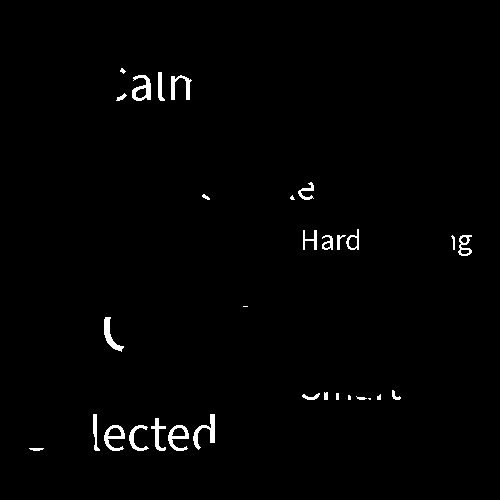
Frame 1 (no input)
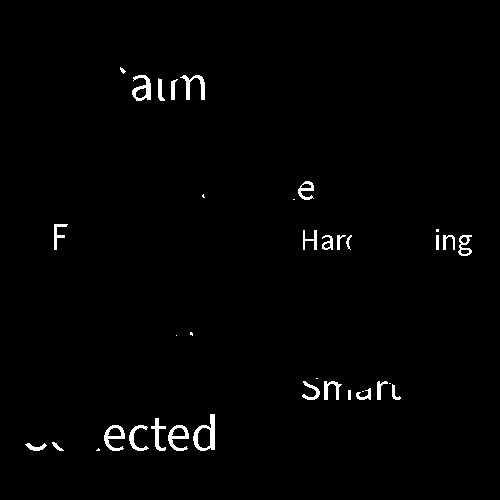
Frame 60 (the mouse pressed at the canvas centre just before this capture)
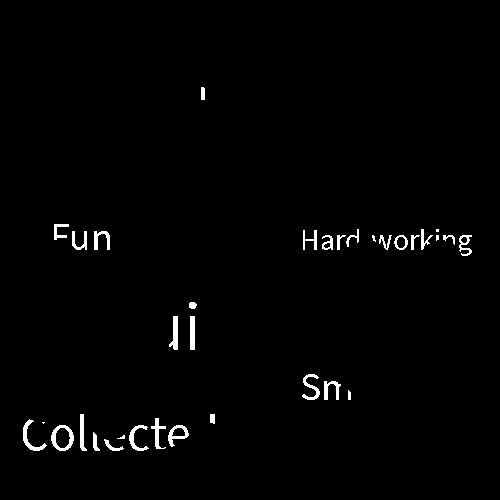
Frame 120 (the mouse held since frame 60 and released just before this capture)

The Processing sketch that drew these frames (run headless with seeded random() and noise(); from frame 60 on, the mouse is pressed at the canvas centre):

// Processing sketch: processing_78015
// ── processing_78015.pde

/* OpenProcessing Tweak of *@*http://www.openprocessing.org/sketch/7634*@* */
/* OpenProcessing Tweak of *@*http://www.openprocessing.org/sketch/30730*@* */
int alphavalue;
int starttime;
int delaytime = 9255;
int curtime;
boolean simpletext;

float count_up;
float count_down;
float calc_alpha;

PImage ballImg;
Ball balls[];
int attractors[][];
boolean applyFilter;

void setup() {
  size(500, 500);
  noSmooth();
  frameRate(10);
  imageMode(CENTER);
  background(0);
  simpletext=true;
  applyFilter = true;

  ballImg = createAlphaBall(50);
  balls = new Ball[40];
  for (int i=0; i<balls.length; i++)
    balls[i] = new Ball();

  createAttractors();
}

void createAttractors() {
  attractors = new int[3][3];
  for (int i=0; i<attractors.length; i++) {
    attractors[i][0] = int(random(width / 4, width/2)); // x coordinate
    attractors[i][1] = int(random(height/4, 3 * height / 4)); // y coordinate
    attractors[i][2] = 1; // attraction
  }
}

void draw() {
 background(0);
 // background(255);
strokeWeight(10);
  stroke(120, alphavalue);
  fill(255, alphavalue);


  rectMode(CORNER); 
  rect(-25, -25, 550, 550);
  if (simpletext) {
    fill(250, 0, 0);
    textSize(50);
    text("Calm", 100, 100); 
    textSize(40);
    text("Simple", 200, 200);
    textSize(70);
    text("Quiet", 100, 350);
    textSize(40);
    text("Smart", 300, 400);
    textSize(20);
    text("Nice", 400, 100);
    textSize(50);
    text("Collected", 20, 450);
    textSize(30);
    text("Hard-working", 300, 250);
    textSize(40);
    text("Fun", 50, 250);
  }


  if (mousePressed) {

    if (millis() - starttime < delaytime) {
      count_up = (millis() - starttime); // timer count since (mousePressed())   
      count_down = delaytime - count_up; // countdown since started (mousePressed())

      if (mouseButton == LEFT) {
        calc_alpha = 255 / (delaytime / count_up); // fade-in, calculate alpha value vs. duration 
        alphavalue = ceil(calc_alpha); // ceil rounds UP and returns the closest integer value
      }
      if (mouseButton == RIGHT) {
        calc_alpha = 255 / (delaytime / count_down); // fade-out, calculate alpha value vs. duration 
        alphavalue = floor(calc_alpha); // floor rounds DOWN and returns the closest integer value
      }

      curtime = millis(); //report the current runtime only while loop is running. visual readonly only. ignoreable.

      if (alphavalue == 0) { 
        count_down = 0; 
        count_up = delaytime;
        simpletext=true;
      }   //some precision is lost from float to int, so i reset these 
      if (alphavalue == 255) {
        count_down = 0; 
        count_up = delaytime;
        simpletext=false;
      } //for visual readout purposes only. ignoreable.
    }
  }
  

  for (int i=0; i<balls.length; i++) {
    balls[i].update();
    balls[i].draw();
  }

  if (applyFilter)
    filter(THRESHOLD, 0.2);

  //  filter(BLUR);

  /*
  PImage img=get();
   img.resize(round(width/2),round(height/2));
   img.resize(width-2,height-2);
   image(img,width/2,height/2);
   */
}




void keyPressed() {
  applyFilter = !applyFilter;
}

void mousePressed() {
  starttime = millis(); 
  createAttractors();
  
}
void mouseReleased() {
  redraw(); // start over
}
PImage createAlphaBall(int radius) {
  PImage img = createImage(radius*2, radius*2, ARGB);
  img.loadPixels();
  int rSqr = radius * radius;
  for (int i=0; i<=radius; i++) {
    for (int j=0; j<=radius; j++) {
      int dSqr = int(sq(radius - i) + sq(radius - j));
      int opacity = int(255 * (1 - dSqr / float(rSqr)));
      color pointColor = color(0f, 0f, 0f, opacity);

      img.pixels[i * img.width + j] = pointColor;
      img.pixels[(img.width - i -1) * img.width + j] = pointColor;
      img.pixels[i * img.width + (img.height - j - 1)] = pointColor;
      img.pixels[(img.width - i -1) * img.width + (img.height - j - 1)] = pointColor;
    }
  }
  img.updatePixels();
  return img;
}

class Ball {
  float x, y;
  float speedX, speedY;

  Ball() {
    x = random(width / 2);
    y = random(height);
    speedX = speedY = 0;
  }  

  void update() {
    float xAccel = 0, yAccel = 0;
    for (int i=0; i<attractors.length; i++) {
      xAccel += constrain(attractors[i][2] / (attractors[i][0] - x) / 5f, -3, 3);
      yAccel += constrain(attractors[i][2] / (attractors[i][1] - y) / 5f, -3, 3);
    }

    speedX = constrain(speedX + xAccel, -3, 3);
    speedY = constrain(speedY + yAccel, -3, 3);

    x+= speedX;
    y+= speedY;

    float newX = constrain(x, 0, width / 2); 
    if (newX != x) { 
      speedX = 0;
    }
    float newY = constrain(y, 0, height);  
    if (newY != y) { 
      speedY = 0;
    }

    x = newX;
    y = newY;
  }

  void draw() {
    image(ballImg, x, y);
    image(ballImg, width - x, y);
  }
}
